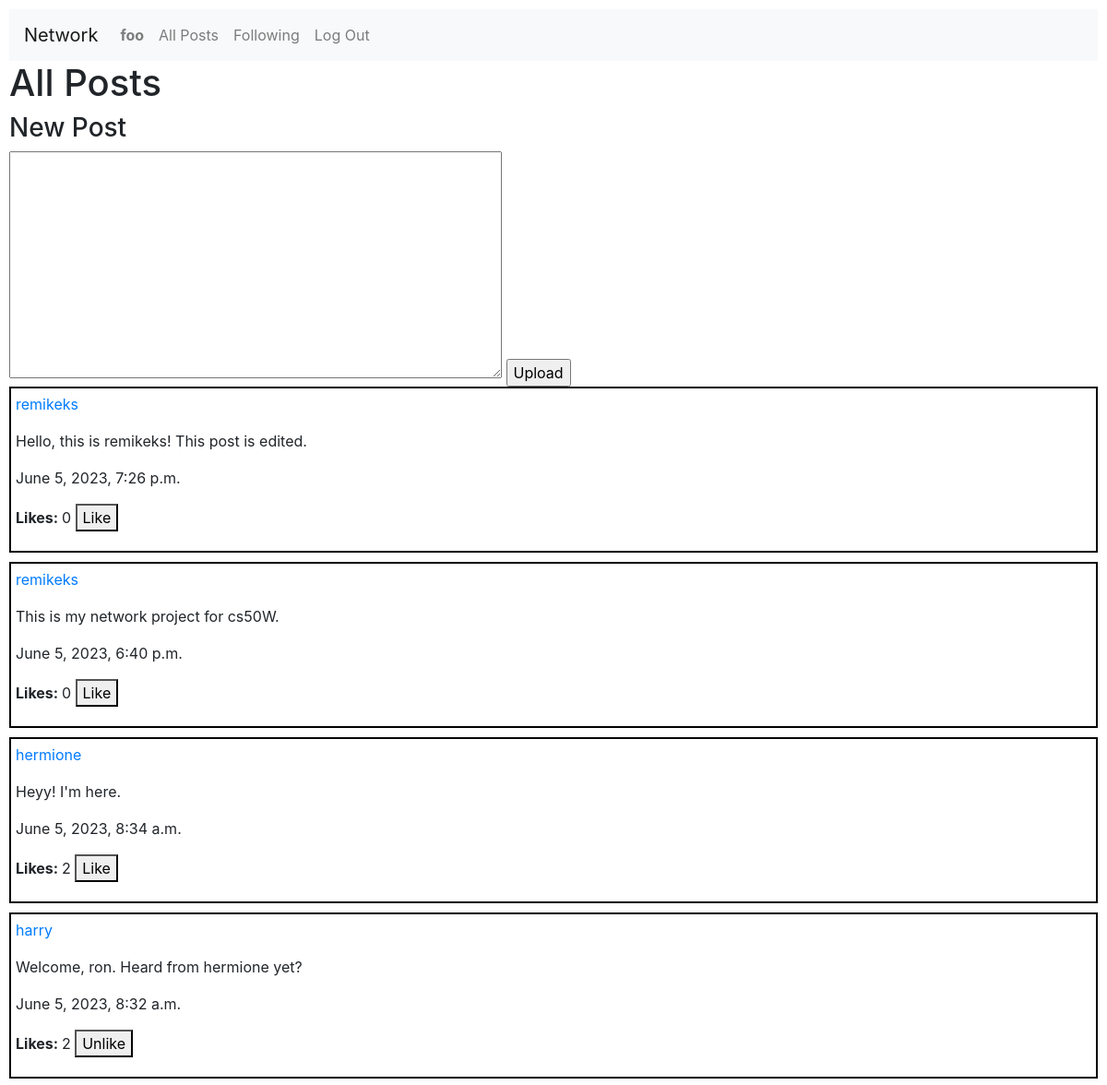
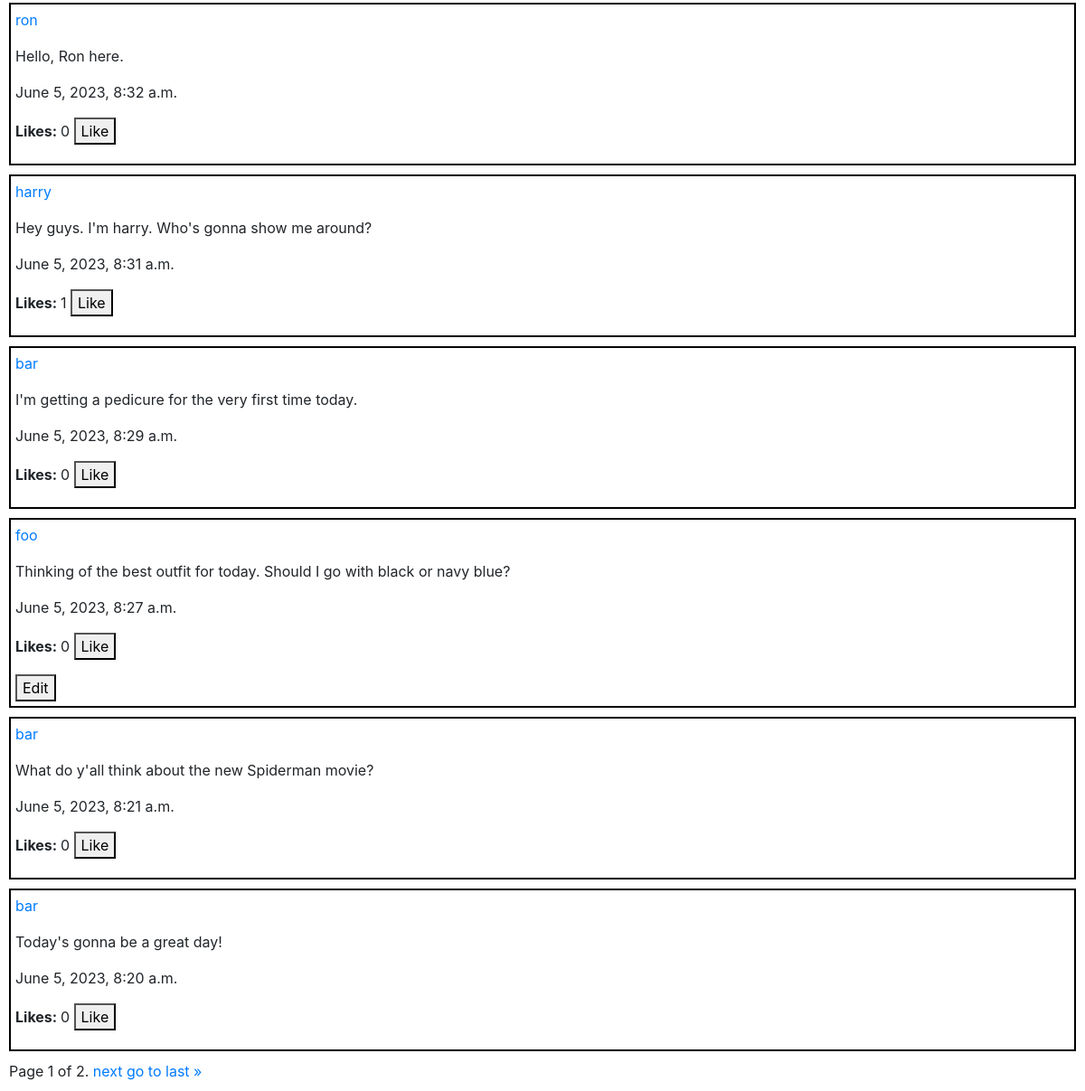
Screenshot of / (signed in) with the database file from the repository (2 pictures, top to bottom).
### network/models.py (models this page shows, shortened)
class User(AbstractUser):
    followers = models.ManyToManyField('self', symmetrical=False, related_name="following")

class Post(models.Model):
    poster = models.ForeignKey(User, on_delete=models.CASCADE)
    content = models.TextField()
    timestamp = models.DateTimeField(auto_now_add=True)
    likes = models.PositiveIntegerField(default=0)
    liked_by = models.ManyToManyField(User, related_name='liked_posts', blank=True)

### network/views.py (the view)
# urls.py: path("", views.index, name="index"),
def index(request):
    posts = Post.objects.all().order_by("-timestamp")
    paginator = Paginator(posts, 10)
    page_number = request.GET.get("page")
    page_obj = paginator.get_page(page_number)
    return render(request, "network/index.html", {
        "posts": posts,
        "page_obj": page_obj
    })

### network/templates/network/index.html (shortened to what this page needs)
{% extends "network/layout.html" %}
{% block body %}
    <h1>All Posts</h1>
    {% if user.is_authenticated %}
    <div>
        <form action="{% url 'new_post' %}" method="post">
            <h3>New Post</h3>
            <textarea name="new_post" rows="10" cols="50" required></textarea>
            <input type="submit" value="Upload">
        </form>
    </div>
    {% endif %}
    {% for post in page_obj %}
        <div class="post">
            <p><a href="{% url 'profile' post.poster.username %}">{{ post.poster }} </a></p>
            <p id="content{{ post.id }}">{{ post.content }}</p>
            <p>{{ post.timestamp }}</p>
            <p><strong>Likes: </strong><span id="like{{post.id}}">{{ post.likes }}</span>
            {% if user.is_authenticated %}
                {% if user in post.liked_by.all %}
                    <button class="like" id="post{{ post.id }}">Unlike</button>
                {% else %}
                    <button class="like" id="post{{ post.id }}">Like</button>
                {% endif %}
            {% endif %}
        </p>
            {% if user.username == post.poster.username %}
                <button class="edit" id="{{ post.id }}">Edit</button>
            {% endif %}
        </div>
    {% endfor %}
    <div class="pagination">
        <span class="step-links">
            <span class="current">
                Page {{ page_obj.number }} of {{ page_obj.paginator.num_pages }}.
            </span>
            {% if page_obj.has_next %}
                <a href="?page={{ page_obj.next_page_number }}">next</a>
                <a href="?page={{ page_obj.paginator.num_pages }}">go to last &raquo;</a>
            {% endif %}
        </span>
    </div>
{% endblock %}

### network/templates/network/layout.html (shortened to what this page needs)
{% load static %}
<!DOCTYPE html>
<html lang="en">
    <head>
        <link rel="stylesheet" href="https://stackpath.bootstrapcdn.com/bootstrap/4.4.1/css/bootstrap.min.css">
        <link href="{% static 'network/styles.css' %}" rel="stylesheet">
    </head>
    <body>
        <nav class="navbar navbar-expand-lg navbar-light bg-light">
            <a class="navbar-brand" href="{% url 'index'%}">Network</a>
            <div>
              <ul class="navbar-nav mr-auto">
                {% if user.is_authenticated %}
                    <li class="nav-item">
                        <a class="nav-link" href="{% url 'profile' user.username %}"><strong>{{ user.username }}</strong></a>
                    </li>
                {% endif %}
                <li class="nav-item">
                  <a class="nav-link" href="{% url 'index'%}">All Posts</a>
                </li>
                {% if user.is_authenticated %}
                    <li class="nav-item">
                        <a class="nav-link" href="{% url 'following' %}">Following</a>
                    </li>
                    <li class="nav-item">
                        <a class="nav-link" href="{% url 'logout' %}">Log Out</a>
                    </li>
                {% endif %}
              </ul>
            </div>
          </nav>
        <div class="body">
            {% block body %}
            {% endblock %}
        </div>
    </body>
</html>

### network/static/network/styles.css (style rules this page uses)
body { margin: 10px; }
.post { margin-bottom: 10px; padding: 5px; border: 2px solid black; }

### rows the page displays
User: username "foo"
Post: poster "remikeks", content "Hello, this is remikeks! This post is edited.", timestamp "June 5, 2023, 7:26 p.m.", likes "0"
Post: poster "remikeks", content "This is my network project for cs50W.", timestamp "June 5, 2023, 6:40 p.m.", likes "0"
Post: poster "hermione", content "Heyy! I'm here.", timestamp "June 5, 2023, 8:34 a.m.", likes "2"
Post: poster "harry", content "Welcome, ron. Heard from hermione yet?", timestamp "June 5, 2023, 8:32 a.m.", likes "2"
Post: poster "ron", content "Hello, Ron here.", timestamp "June 5, 2023, 8:32 a.m.", likes "0"
Post: poster "harry", content "Hey guys. I'm harry. Who's gonna show me around?", timestamp "June 5, 2023, 8:31 a.m.", likes "1"
Post: poster "bar", content "I'm getting a pedicure for the very first time today.", timestamp "June 5, 2023, 8:29 a.m.", likes "0"
Post: poster "foo", content "Thinking of the best outfit for today. Should I go with black or navy blue?", timestamp "June 5, 2023, 8:27 a.m.", likes "0"
Post: poster "bar", content "What do y'all think about the new Spiderman movie?", timestamp "June 5, 2023, 8:21 a.m.", likes "0"
Post: poster "bar", content "Today's gonna be a great day!", timestamp "June 5, 2023, 8:20 a.m.", likes "0"

### other values shown
{{ page_obj.number }} "1"
{{ page_obj.paginator.num_pages }} "2"
